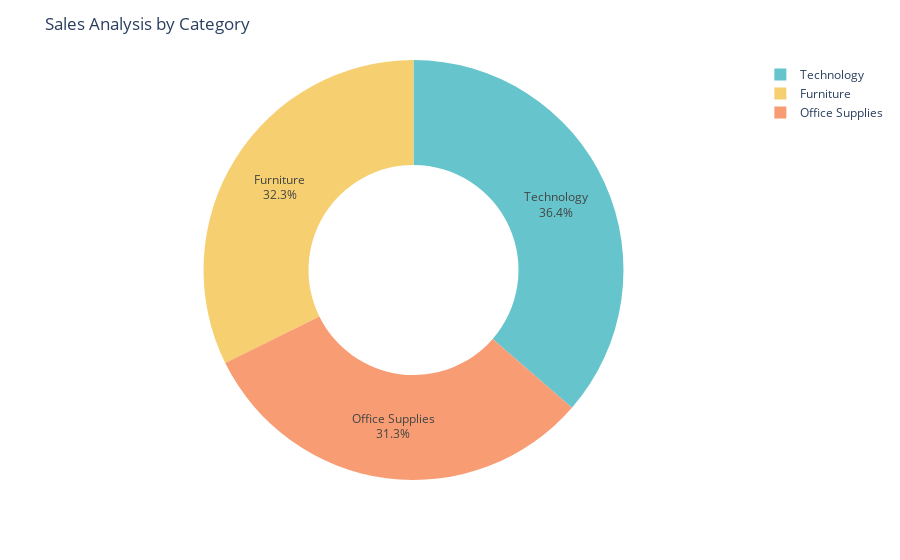

Write notebook code for a chart like this one.
### Code cell
sales_by_category = data.groupby('Category')['Sales'].sum().reset_index()

fig = px.pie(sales_by_category,
             values='Sales',
             names='Category',
             hole=0.5,
             color_discrete_sequence=px.colors.qualitative.Pastel)
fig.update_traces(textposition='inside', 
                  textinfo='percent+label')
fig.update_layout(title_text='Sales Analysis by Category')
fig.show()

### Figure 1 — Plotly figure (JSON) as saved in the notebook; plotly's stock layout.template omitted (floating-point values rounded to 4 significant figures)
{"data": [{"domain": {"x": [0, 1], "y": [0, 1]}, "hole": 0.5, "hovertemplate": "Category=%{label}<br>Sales=%{value}<extra></extra>", "labels": ["Furniture", "Office Supplies", "Technology"], "legendgroup": "", "name": "", "showlegend": true, "textinfo": "percent+label", "textposition": "inside", "type": "pie", "values": [742000.0, 719000.0, 836200.0]}], "layout": {"legend": {"tracegroupgap": 0}, "margin": {"t": 60}, "piecolorway": ["rgb(102, 197, 204)", "rgb(246, 207, 113)", "rgb(248, 156, 116)", "rgb(220, 176, 242)", "rgb(135, 197, 95)", "rgb(158, 185, 243)", "rgb(254, 136, 177)", "rgb(201, 219, 116)", "rgb(139, 224, 164)", "rgb(180, 151, 231)", "rgb(179, 179, 179)"], "title": {"text": "Sales Analysis by Category"}}}
